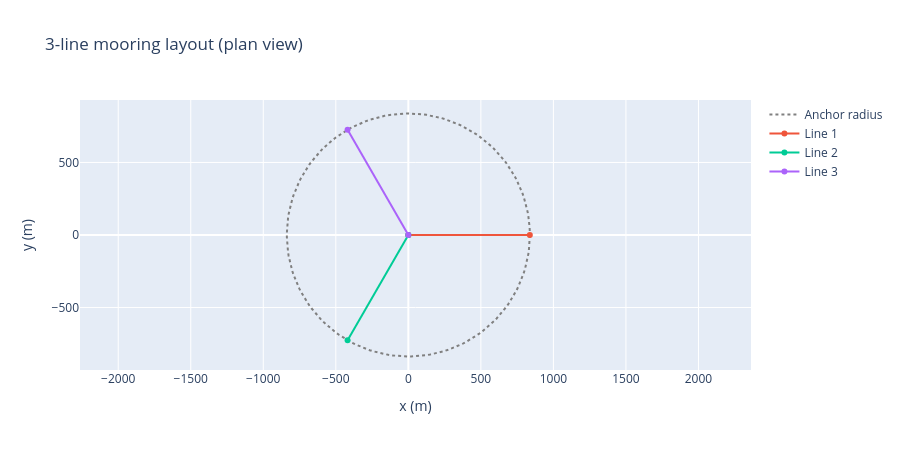

Write notebook code for a chart like this one.
### Markdown cell above
```
Anchor radius:        837.6 m
Fairlead radius:      40.868 m
Anchor depth:         -200.0 m
Fairlead depth (CG):  -14.0 m
Line 1 anchor: (   837.6,     -0.0, -200.0) m
Line 2 anchor: (  -418.8,   -725.4, -200.0) m
Line 3 anchor: (  -418.8,    725.4, -200.0) m
```

| | Hs | Tp | U_hub | TI |
| - | - | - | - | - |
| operational | 2.5 | 10.0 | 12.0 | 0.06 |
| storm | 6.0 | 14.0 | 20.0 | 0.12 |

### Code cell
# Part 1 -- mooring layout, plan view (looking down the heave axis)
theta = np.linspace(0, 2 * np.pi, 200)
fig_layout = go.Figure()
fig_layout.add_trace(go.Scatter(x=R_ANCHOR * np.cos(theta), y=-R_ANCHOR * np.sin(theta),
                                 mode="lines", line={"dash": "dot", "color": "gray"}, name="Anchor radius"))
for i in range(3):
    ax, ay, _ = anchor_position(i)
    fig_layout.add_trace(go.Scatter(x=[0, ax], y=[0, ay], mode="lines+markers",
                                     name=f"Line {i + 1}"))
fig_layout.update_layout(title="3-line mooring layout (plan view)", xaxis_title="x (m)",
                          yaxis_title="y (m)", yaxis_scaleanchor="x", height=450)
fig_layout.show()

### Figure 1 — Plotly figure (JSON) as saved in the notebook; plotly's stock layout.template omitted (floating-point values rounded to 4 significant figures; data arrays with more than 128 entries replaced by an {"elided": "..."} marker saying what was removed)
{"data": [{"line": {"color": "gray", "dash": "dot"}, "mode": "lines", "name": "Anchor radius", "type": "scatter", "x": {"elided": "200 float values"}, "y": {"elided": "200 float values"}}, {"mode": "lines+markers", "name": "Line 1", "type": "scatter", "x": [0, 837.6], "y": [0, -0.0]}, {"mode": "lines+markers", "name": "Line 2", "type": "scatter", "x": [0, -418.8], "y": [0, -725.4]}, {"mode": "lines+markers", "name": "Line 3", "type": "scatter", "x": [0, -418.8], "y": [0, 725.4]}], "layout": {"height": 450, "title": {"text": "3-line mooring layout (plan view)"}, "xaxis": {"title": {"text": "x (m)"}}, "yaxis": {"scaleanchor": "x", "title": {"text": "y (m)"}}}}
